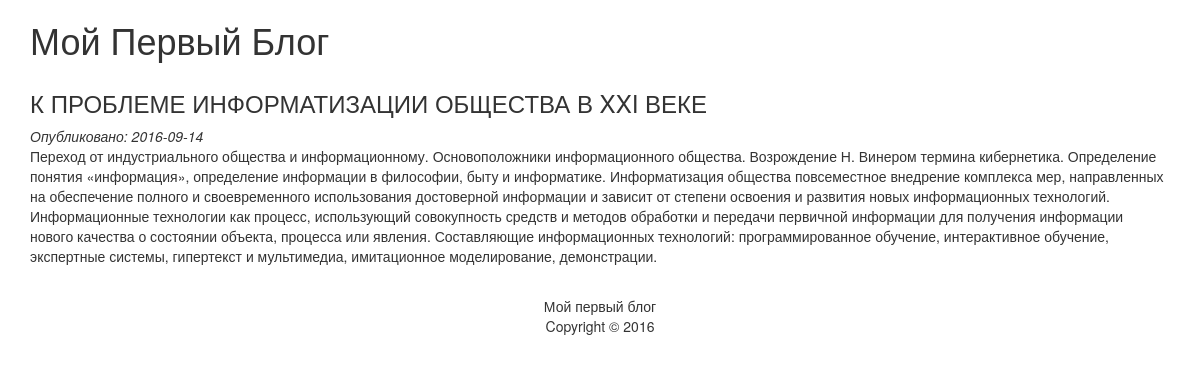
Page /article.php?id=2 on the committed database.
### tables this page shows
CREATE TABLE IF NOT EXISTS `articles` (
  `id` int(11) NOT NULL AUTO_INCREMENT,
  `title` varchar(255) NOT NULL,
  `content` text NOT NULL,
  `date` date NOT NULL,
  PRIMARY KEY (`id`)
);

### article.php (called while the page is built)
<?php
    require_once("database.php");
    require_once("models/articles.php");
    $link = db_connect();
    $article = articles_get($link, $_GET['id']);
    include("views/article.php");
?>

### models/articles.php (called while the page is built, shortened)
<?php
function articles_get($link, $id_article) {
    $query = sprintf("SELECT * FROM articles WHERE id=%d",(int)$id_article);
    $result = mysqli_query($link, $query);
    $article = mysqli_fetch_assoc($result);
    return $article;
}
?>

### views/article.php (the view, shortened to what this page needs)
<!DOCTYPE HTML>
<html>
<head>
    <link rel="stylesheet" href="css/style.css" />
    <link href="js/bootstrap.min.css" rel="stylesheet">
</head>
<body>
<div class="container">
    <h1>Мой Первый Блог</h1>
    <div>
        <div class="article">
            <h3>
                <?=$article['title']?>
            </h3>
            <em>Опубликовано: <?=$article['date']?></em>
            <p><?=$article['content']?></p>
        </div>
    </div>
    <footer>
        <p>Мой первый блог <br/> Copyright &copy; 2016</p>
    </footer>
</div>
</body>
</html>

### css/style.css (style rules this page uses)
footer { text-align: center; }
.article { margin-top: 30px; margin-bottom: 30px; }

### rows in the picture
articles: title "К ПРОБЛЕМЕ ИНФОРМАТИЗАЦИИ ОБЩЕСТВА В XXI ВЕКЕ", date "2016-09-14", content "Переход от индустриального общества и информационному. Основоположники информационного общества. Возрождение Н. Винером термина кибернетика. Определение понятия «информация», определение информации в философии, быту и информатике. Информатизация общества повсеместное внедрение комплекса мер, направленных на обеспечение полного и своевременного использования достоверной информации и зависит от степени освоения и развития новых информационных технологий. Информационные технологии как процесс, использующий совокупность средств и методов обработки и передачи первичной информации для получения информации нового качества о состоянии объекта, процесса или явления. Составляющие информационных…"
